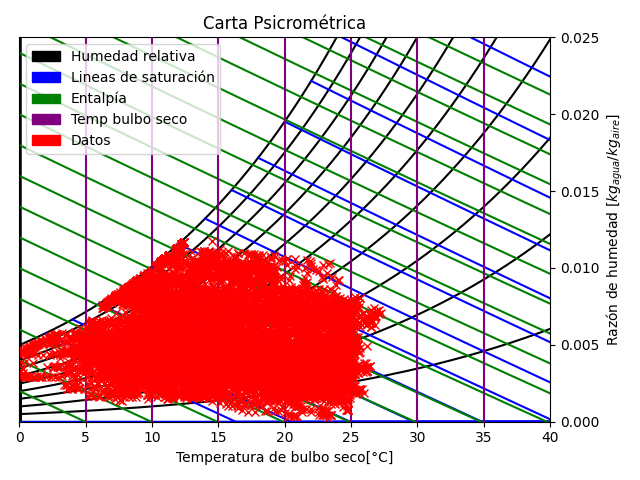

This figure's Python source:
import numpy as np
import matplotlib.pyplot as plt
import matplotlib.patches as mpatches
import variables_psicrometricas as vp

tbs_array = np.arange(0, 45, 0.1)       #Vector para temperatura de bulbo seco
RH_array = np.arange(0, 1.1, 0.1)       #Vector para Humedad relativa
tbh_array = np.arange(-10, 46, 2)       #Vector para temperatura de bulbo humedo    
entalpia_array = np.arange(0, 100, 5)   #Vector de entalpias 
pathc = []                              #Lista para almacenar las leyendas

#Se abre el archivo CSV
with open("zacatecas_VP.csv", "r", newline="") as file:
    next(file) # Eliminar cabecera
    #Se asignan los datos de cada columna a una tupla con la funcion ZIP  
    TBS, RH, PVS, PV, WS, W,\
    MU, VEH, TPR, H, TBH = zip(*((float(n) for n in line.rstrip().rsplit(",", maxsplit=11)[-11:])for line in file))

#Convertir tuplas a listas para operar con  los datos
TBS = list(TBS)
RH = list(RH)
W1 = list(W)

for i in range(len(RH)):
    RH[i] /= 100

Z = 2270       #Altitud en metros

_, ax = plt.subplots()
#Se obtiene la presión atmosferica a la altitud Z
P_atm,temp = vp.pres_atm_temp(Z)

#Se generan las lineas de humedad relativa
for rh in RH_array:
    W_array = []
    for tbs in tbs_array:         
        W = vp.razon_humedad(tbs,rh,P_atm)
        W_array.append(W)
    ax.plot(tbs_array, W_array, 'k')

#Se generan las lineas de saturación
for tbh in tbh_array:
    W_array = []
    tbs_plot = []
    for tbs in tbs_array:
        if tbh <= tbs:
            W = vp.razon_humedad_TBH(tbs,tbh,P_atm)
            W_array.append(W)
            tbs_plot.append(tbs) 
    ax.plot(tbs_plot, W_array, 'b')

#Se generan las lineas de entalpia
for h in entalpia_array:
    W_array = []
    for tbs in tbs_array:
        W = vp.razon_hum_entalpia(tbs,h)
        W_array.append(W)
    ax.plot(tbs_array, W_array, 'g')

#Se generan las lineas de temperatura de bulbo seco
ax.vlines([0,5,10,15,20,25,30,35], ymin= 0, ymax= W_array[9], color='purple') 

#Se grafican los datos con TBS y W
ax.plot(TBS, W1, 'x', color="r")

#Se generan las leyendas 
black_patch = mpatches.Patch(color='k', label='Humedad relativa')
pathc.append(black_patch)
blue_patch = mpatches.Patch(color='blue', label='Lineas de saturación')
pathc.append(blue_patch)
green_patch = mpatches.Patch(color='green', label='Entalpía')
pathc.append(green_patch)
purple_patch = mpatches.Patch(color='purple', label='Temp bulbo seco')
pathc.append(purple_patch)
red_patch = mpatches.Patch(color='red', label='Datos')
pathc.append(red_patch)

#Se establecen los limites de la grafica 
ax.set(ylim=(0, 0.025), xlim=(0, 40), ylabel=r"Razón de humedad [$kg_{agua}/kg_{aire}$]", xlabel=r"Temperatura de bulbo seco [°C]")
ax.yaxis.tick_right()
ax.yaxis.set_label_position('right')
plt.title("Carta Psicrométrica")
plt.tight_layout()
plt.legend(handles=pathc)
plt.show()
